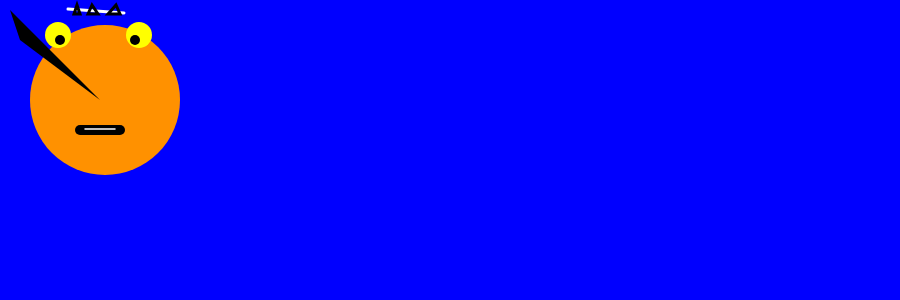
Frame 1 (no input)
Frame 60 (no input): identical to frame 1, image omitted
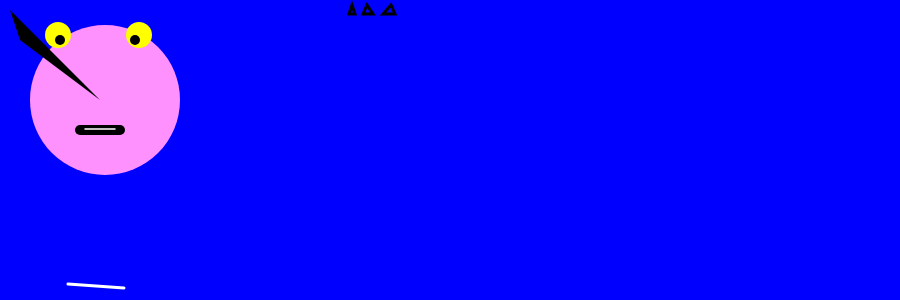
Frame 120 (the mouse pressed at the canvas centre since frame 60)

The p5.js sketch that drew these frames (run headless with seeded random() and noise() and a simulated clock; from frame 60 on, the mouse is pressed at the canvas centre):

// p5.js sketch
// ── sketch.js
// self portrait 

function setup() {
    createCanvas(900, 300);
}

function draw() {
    background('blue');




    //crown

    var crownBaseclr = 'white';
    var crownTriangleclr = 'black';
    var crownStroke = 3;

    var crownLineX = 68;
    var crownLineY = 9;

    var crownLineX2 = 124;
    var crownLineY2 = 13;



    //first triangle

    var crownTriX1 = 74;
    var crownTriY1 = 14;

    var crownTriX2 = 77;
    var crownTriY2 = 5;

    var crownTriX3 = 80;
    var crownTriY3 = 14;




    //second triangle

    var crwnTriX1 = 88;
    var crwnTriY1 = 14;

    var crwnTriX2 = 92;
    var crwnTriY2 = 5;

    var crwnTriX3 = 98;
    var crwnTriY3 = 14;




    //third triangle

    var ccrwnTriX1 = 108;
    var ccrwnTriY1 = 14;

    var ccrwnTriX2 = 116;
    var ccrwnTriY2 = 5;

    var ccrwnTriX3 = 120;
    var ccrwnTriY3 = 14;


    //face


    var r = 255; // red;
    var g = 145; // green
    var b = mouseX; // blue




    var facewidth = 150;


    var facePosX = 105;
    var facePosY = 100;


    //eye

    var eyewidth = 26;
    var eyecolor = 'yellow';

    // left eye
    var leftEyeX = 58;
    var leftEyeY = 35;





    //right eye
    var rightEyeX = 139;
    var rightEyeY = 35;


    //Pupil
    var pupilColor = 'black';
    var pupilWidth = 10;

    var pupilX = 60;
    var pupilY = 40;

    var pupil2X = 135;
    var pupil2Y = 40;



    //nose
    var nosecolor = 'black';
    var noseTriX1 = 10;
    var noseTriY1 = 10;

    var noseTriX2 = 100;
    var noseTriY2 = 100;

    var noseTriX3 = 20;
    var noseTriY3 = 40;





    //mouth

    //var mouthline
    var mouthColor = 'black';

    var mouthRectX = 75;
    var mouthRectY = 125;
    var mouthRectWidth = 50;
    var mouthHeight = 10;
    var mouthRadius = 10;




    //teeth


    var teethcolor = "white";
    var teethX = 85;
    var teethY = 129;
    var teethX2 = 115;
    var teethY2 = 129;
    var teethwidth = 1.5;




    // face

    noStroke();
    fill(r, g, b);
    ellipse(facePosX, facePosY, facewidth);





    // eyes




    fill(eyecolor);
    ellipse(rightEyeX, rightEyeY, eyewidth); // right eye



    fill(eyecolor);
    ellipse(leftEyeX, leftEyeY, eyewidth); // left eye





    //Pupil



    fill(pupilColor);
    ellipse(pupilX, pupilY, pupilWidth); // left pupil

    fill(pupilColor);
    ellipse(pupil2X, pupil2Y, pupilWidth); // right pupil



    // mouth





    noStroke();
    fill(mouthColor);
    rect(mouthRectX, mouthRectY, mouthRectWidth, mouthHeight, mouthRadius);



    //teeth

    strokeWeight(teethwidth);
    stroke(teethcolor);
    line(teethX, teethY, teethX2, teethY2);





    // nose
    noStroke();
    fill(nosecolor);

    triangle(noseTriX1, noseTriY1, noseTriX2, noseTriY2, noseTriX3, noseTriY3);


    //var s = width - mouseX; // reverses the direction// decided not to use it

    var beCrown = map(mouseX, 0, width, 0, 550, true); // move mouth with mouse x

    //crown

    strokeWeight(crownStroke);
    stroke(crownBaseclr);
    line(crownLineX, crownLineY + beCrown, crownLineX2, crownLineY2 + beCrown);


    noFill();
    stroke(crownTriangleclr);


    //first
    triangle(crownTriX1 + beCrown, crownTriY1, crownTriX2 + beCrown, crownTriY2, crownTriX3 + beCrown, crownTriY3);

    //second
    triangle(crwnTriX1 + beCrown, crwnTriY1, crwnTriX2 + beCrown, crwnTriY2, crwnTriX3 + beCrown, crwnTriY3);

    //third
    triangle(ccrwnTriX1 + beCrown, ccrwnTriY1, ccrwnTriX2 + beCrown, ccrwnTriY2, ccrwnTriX3 + beCrown, ccrwnTriY3);





}

// ── CSS.css
body {
  font-family: monospace;
  margin: 0;
  padding: 0;
  background-color: darkgreen;
  color: orangered;
    text-align: center;
   font-size: 20px;
}

#container {
  padding: 50px 0;
  width: 500px;
  margin: 0 auto;
}

canvas {
    
}

.link {
  list-style: none;
  color: whitesmoke;
  font-size: 2em;
}

.link a {
  color: whitesmoke;
}

a {
  color: red;
  transition: color 500ms
}

a:hover {
  color: hotpink;
}
